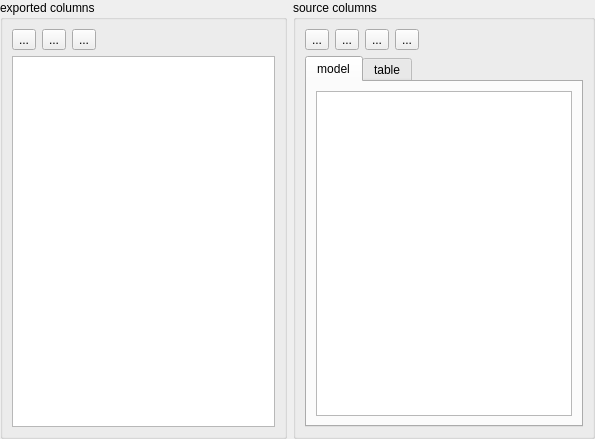
<?xml version="1.0" encoding="UTF-8"?>
<ui version="4.0">
 <class>qf::gui::internal::TableViewChooseColumnsWidget</class>
 <widget class="QWidget" name="qf::gui::internal::TableViewChooseColumnsWidget">
  <property name="geometry">
   <rect>
    <x>0</x>
    <y>0</y>
    <width>595</width>
    <height>439</height>
   </rect>
  </property>
  <property name="windowTitle">
   <string>Form</string>
  </property>
  <layout class="QHBoxLayout" name="horizontalLayout">
   <property name="leftMargin">
    <number>0</number>
   </property>
   <property name="topMargin">
    <number>0</number>
   </property>
   <property name="rightMargin">
    <number>0</number>
   </property>
   <property name="bottomMargin">
    <number>0</number>
   </property>
   <item>
    <widget class="QGroupBox" name="grpColumns_2">
     <property name="title">
      <string>exported columns</string>
     </property>
     <layout class="QVBoxLayout" name="verticalLayout_6">
      <item>
       <layout class="QHBoxLayout" name="horizontalLayout_6">
        <item>
         <widget class="QToolButton" name="btColumnShiftUp">
          <property name="toolTip">
           <string>shift selected column up</string>
          </property>
          <property name="text">
           <string>...</string>
          </property>
         </widget>
        </item>
        <item>
         <widget class="QToolButton" name="btColumnShiftDown">
          <property name="toolTip">
           <string>shift selected column down</string>
          </property>
          <property name="text">
           <string>...</string>
          </property>
         </widget>
        </item>
        <item>
         <widget class="QToolButton" name="btColumnsRemoveSelected">
          <property name="toolTip">
           <string>Remove selected columns</string>
          </property>
          <property name="text">
           <string>...</string>
          </property>
          <property name="icon">
           <iconset resource="../../images/qf_gui_images.qrc">
            <normaloff>:/qf/gui/images/minus.png</normaloff>:/qf/gui/images/minus.png</iconset>
          </property>
         </widget>
        </item>
        <item>
         <spacer name="horizontalSpacer_6">
          <property name="orientation">
           <enum>Qt::Orientation::Horizontal</enum>
          </property>
          <property name="sizeHint" stdset="0">
           <size>
            <width>40</width>
            <height>20</height>
           </size>
          </property>
         </spacer>
        </item>
       </layout>
      </item>
      <item>
       <widget class="QTableView" name="tblExportedColumns">
        <attribute name="verticalHeaderDefaultSectionSize">
         <number>24</number>
        </attribute>
       </widget>
      </item>
     </layout>
    </widget>
   </item>
   <item>
    <widget class="QGroupBox" name="grpColumns">
     <property name="title">
      <string>source columns</string>
     </property>
     <layout class="QVBoxLayout" name="verticalLayout_3">
      <item>
       <layout class="QHBoxLayout" name="horizontalLayout_5">
        <item>
         <widget class="QToolButton" name="btColumnsAll">
          <property name="toolTip">
           <string>select all</string>
          </property>
          <property name="text">
           <string>...</string>
          </property>
          <property name="icon">
           <iconset>
            <normaloff>:/libqfgui/images/ok.png</normaloff>:/libqfgui/images/ok.png</iconset>
          </property>
         </widget>
        </item>
        <item>
         <widget class="QToolButton" name="btColumnsNone">
          <property name="toolTip">
           <string>select none</string>
          </property>
          <property name="text">
           <string>...</string>
          </property>
          <property name="icon">
           <iconset>
            <normaloff>:/libqfgui/images/close.png</normaloff>:/libqfgui/images/close.png</iconset>
          </property>
         </widget>
        </item>
        <item>
         <widget class="QToolButton" name="btColumnsInvert">
          <property name="toolTip">
           <string>invert selection</string>
          </property>
          <property name="text">
           <string>...</string>
          </property>
          <property name="icon">
           <iconset resource="../../images/qf_gui_images.qrc">
            <normaloff>:/qf/gui/images/reload.png</normaloff>:/qf/gui/images/reload.png</iconset>
          </property>
         </widget>
        </item>
        <item>
         <widget class="QToolButton" name="btColumnsAppendSelected">
          <property name="toolTip">
           <string>invert selection</string>
          </property>
          <property name="text">
           <string>...</string>
          </property>
          <property name="icon">
           <iconset resource="../../images/qf_gui_images.qrc">
            <normaloff>:/qf/gui/images/plus.png</normaloff>:/qf/gui/images/plus.png</iconset>
          </property>
         </widget>
        </item>
        <item>
         <spacer name="horizontalSpacer_5">
          <property name="orientation">
           <enum>Qt::Orientation::Horizontal</enum>
          </property>
          <property name="sizeHint" stdset="0">
           <size>
            <width>40</width>
            <height>20</height>
           </size>
          </property>
         </spacer>
        </item>
       </layout>
      </item>
      <item>
       <widget class="QTabWidget" name="columnsTabWidget">
        <property name="currentIndex">
         <number>0</number>
        </property>
        <widget class="QWidget" name="tabModel">
         <attribute name="title">
          <string>model</string>
         </attribute>
         <layout class="QVBoxLayout" name="verticalLayout_4">
          <item>
           <widget class="QListWidget" name="lstModelColumns">
            <property name="selectionMode">
             <enum>QAbstractItemView::SelectionMode::ExtendedSelection</enum>
            </property>
           </widget>
          </item>
         </layout>
        </widget>
        <widget class="QWidget" name="tab_2">
         <attribute name="title">
          <string>table</string>
         </attribute>
         <layout class="QVBoxLayout" name="verticalLayout_5">
          <item>
           <widget class="QListWidget" name="lstTableColumns">
            <property name="selectionMode">
             <enum>QAbstractItemView::SelectionMode::ExtendedSelection</enum>
            </property>
           </widget>
          </item>
         </layout>
        </widget>
       </widget>
      </item>
     </layout>
    </widget>
   </item>
  </layout>
 </widget>
 <resources>
  <include location="../../images/qf_gui_images.qrc"/>
 </resources>
 <connections/>
</ui>
